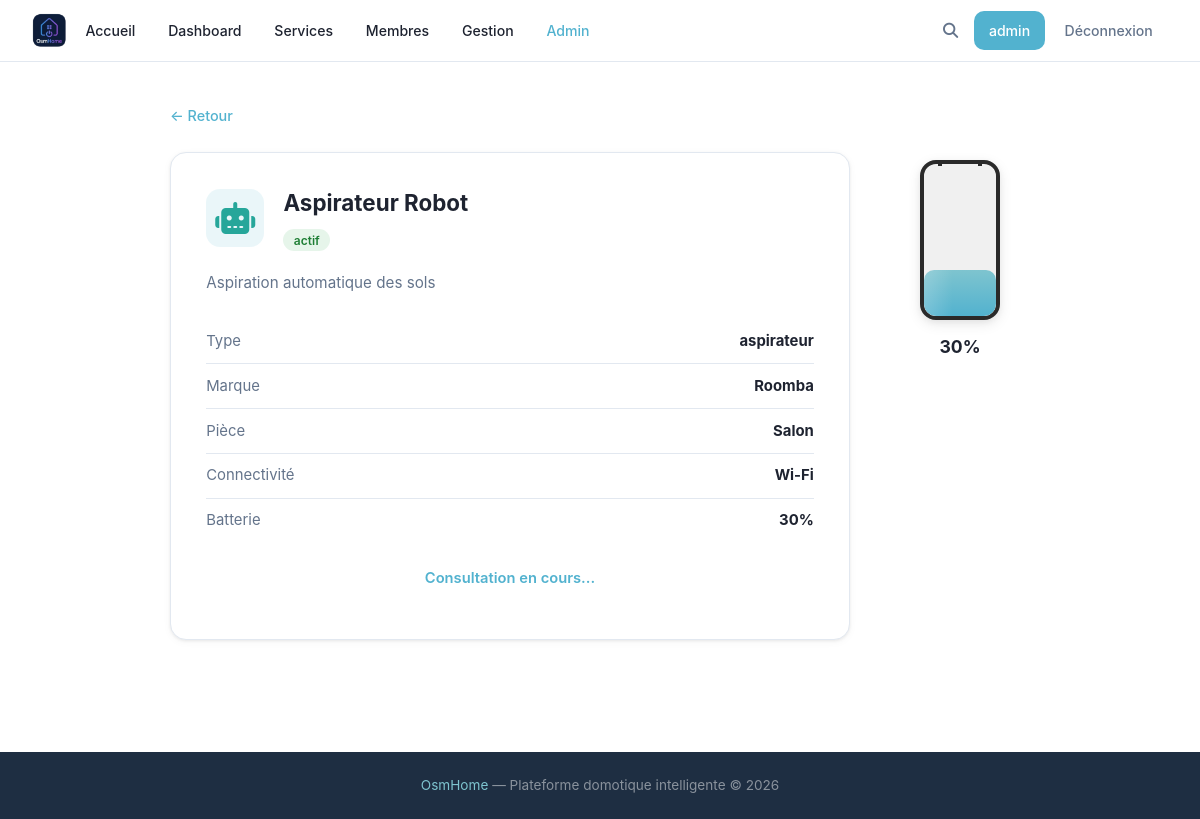
The app's page /device/10 (signed in), older data.
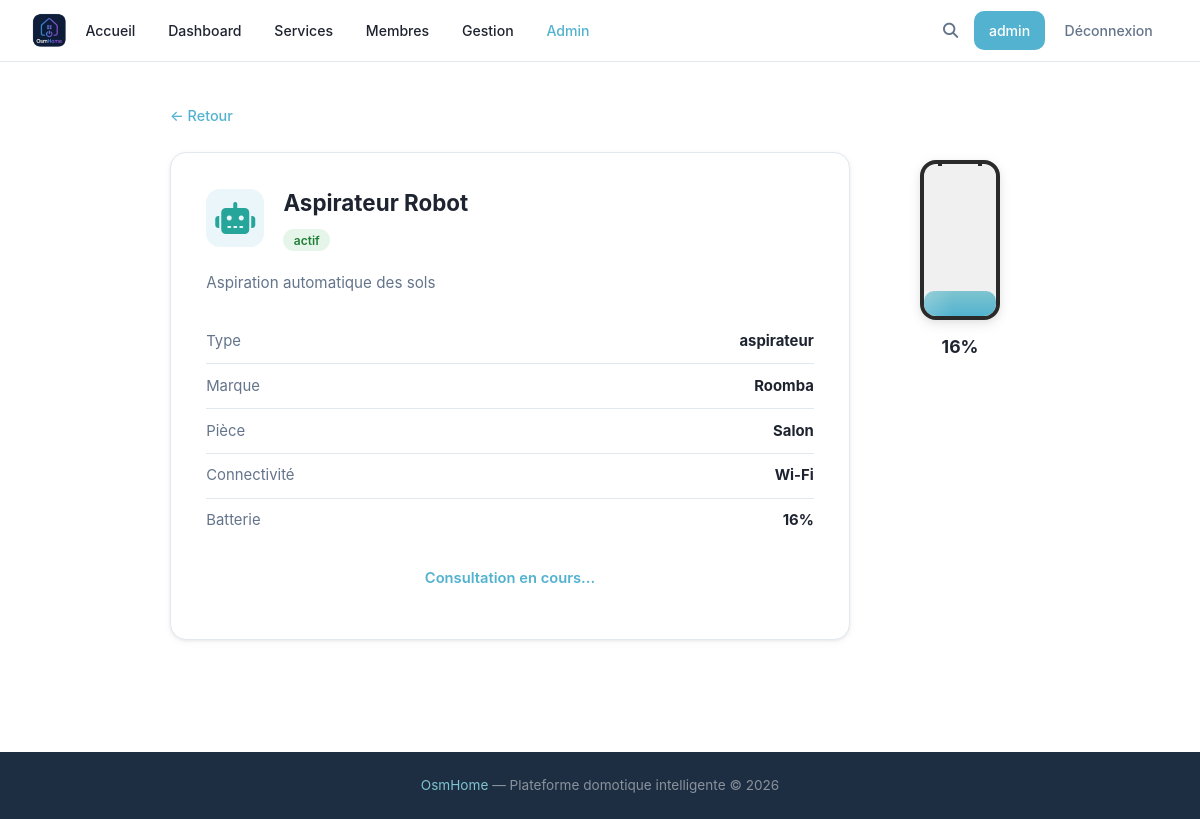
The same page, newer data.
### tables this page shows
CREATE TABLE devices (
            id INTEGER PRIMARY KEY AUTOINCREMENT,
            name TEXT,
            description TEXT,
            type TEXT,
            brand TEXT,
            status TEXT DEFAULT 'actif',
            connectivity TEXT,
            battery INTEGER,
            room TEXT
        , deletion_requested INTEGER DEFAULT 0, config TEXT);

### main.py (the view)
@app.route('/device/<int:device_id>')
def device_detail(device_id):
    device = utils.getDevice(device_id)
    if not device:
        flask.abort(404)
    return flask.render_template('objet.html', user=flask.session.get('username'), device=device)

### main.py (called while the page is built)
@app.context_processor
def inject_types():
    try:
        types = utils.getTypes()
    except Exception:
        types = []
    is_admin = False
    user_level = None
    if flask.session.get('username'):
        u = utils.getUser(flask.session['username'])
        is_admin = bool(u and u['role'] == 'admin')
        user_level = u['level'] if u else None
    return {'types': types, 'is_admin': is_admin, 'user_level': user_level}

### utils.py (called while the page is built)
def openDB() -> sqlite3.Connection:
    if 'db' not in flask.g:
        flask.g.db = sqlite3.connect(BASE)
        flask.g.db.row_factory = sqlite3.Row
    return flask.g.db

def closeDB(_ = None):
    db = flask.g.pop("db", None)
    if db is not None:
        db.close()

def getUser(username: str):
    db = openDB()
    return db.execute(
        'SELECT * FROM users WHERE username = ?',
        (username,)
    ).fetchone()

def getTypes() -> list:
    db = openDB()
    rows = db.execute('SELECT DISTINCT type FROM devices ORDER BY type').fetchall()
    return [row['type'] for row in rows]

def getDevice(device_id: int):
    db = openDB()
    return db.execute('SELECT * FROM devices WHERE id = ?', (device_id,)).fetchone()

### templates/objet.html (shortened to what this page needs)
{% extends 'base.html' %}
{% block extra_css %}
<link rel="stylesheet" href="{{ url_for('static', filename='css/devices.css') }}">
<link rel="stylesheet" href="{{ url_for('static', filename='css/device.css') }}">
{% endblock %}
{% block content %}
<div class="device-detail-page">
    <a href="javascript:history.back()" class="device-detail-back">← Retour</a>
    <div class="device-detail-global">
        <div class="device-detail-card">
            <div class="device-detail-top">
                <div class="device-icon device-icon--lg" aria-label="{{ device['type'] }}">
                    {% if device['type'] == 'thermostat' %}<i class="fa-solid fa-temperature-half"></i>
                    {% elif device['type'] == 'caméra' %}<i class="fa-solid fa-camera"></i>
                    {% elif device['type'] == 'éclairage' %}<i class="fa-solid fa-lightbulb"></i>
                    {% elif device['type'] == 'serrure' %}<i class="fa-solid fa-lock"></i>
                    {% elif device['type'] == 'capteur' %}<i class="fa-solid fa-satellite-dish"></i>
                    {% elif device['type'] == 'aspirateur' %}<i class="fa-solid fa-robot"></i>
                    {% elif device['type'] == 'électroménager' %}<i class="fa-solid fa-blender"></i>
                    {% elif device['type'] == 'volet' %}<i class="fa-solid fa-window-maximize"></i>
                    {% elif device['type'] == 'montre' %}<i class="fa-solid fa-clock"></i>
                    {% elif device['type'] == 'énergie' %}<i class="fa-solid fa-bolt"></i>
                    {% else %}<i class="fa-solid fa-box"></i>{% endif %}
                </div>
                <div>
                    <h1 class="device-detail-name">{{ device['name'] }}</h1>
                    <span class="device-status {{ 'status-active' if device['status'] == 'actif' else 'status-inactive' }}">
                        {{ device['status'] }}
                    </span>
                </div>
            </div>
            <p class="device-detail-description">{{ device['description'] }}</p>
            <ul class="device-detail-infos">
                <li><span>Type</span><strong>{{ device['type'] }}</strong></li>
                <li><span>Marque</span><strong>{{ device['brand'] }}</strong></li>
                {% if device['room'] %}
                <li><span>Pièce</span><strong>{{ device['room'] }}</strong></li>
                {% endif %}
                <li><span>Connectivité</span><strong>{{ device['connectivity'] }}</strong></li>
                {% if user and device['battery'] %}
                <li><span>Batterie</span><strong>{{ device['battery'] }}%</strong></li>
                {% endif %}
            </ul>
            {% if user %}
            <p class="device-detail-points" id="points-msg">Consultation en cours...</p>
            {% endif %}
        </div>
        {% if user and device['battery'] %}
        <div class="battery-panel">
            <div class="battery-shell">
                <div class="battery-fill" style="--battery-level: {{ device['battery'] }}%;"></div>
            </div>
            <p class="battery-label">{{ device['battery'] }}%</p>
        </div>
        {% endif %}
    </div>
</div>
{% endblock %}

Row changes from the older to the newer data that the page shows:
changed devices "Aspirateur Robot": battery "30" → "16"
